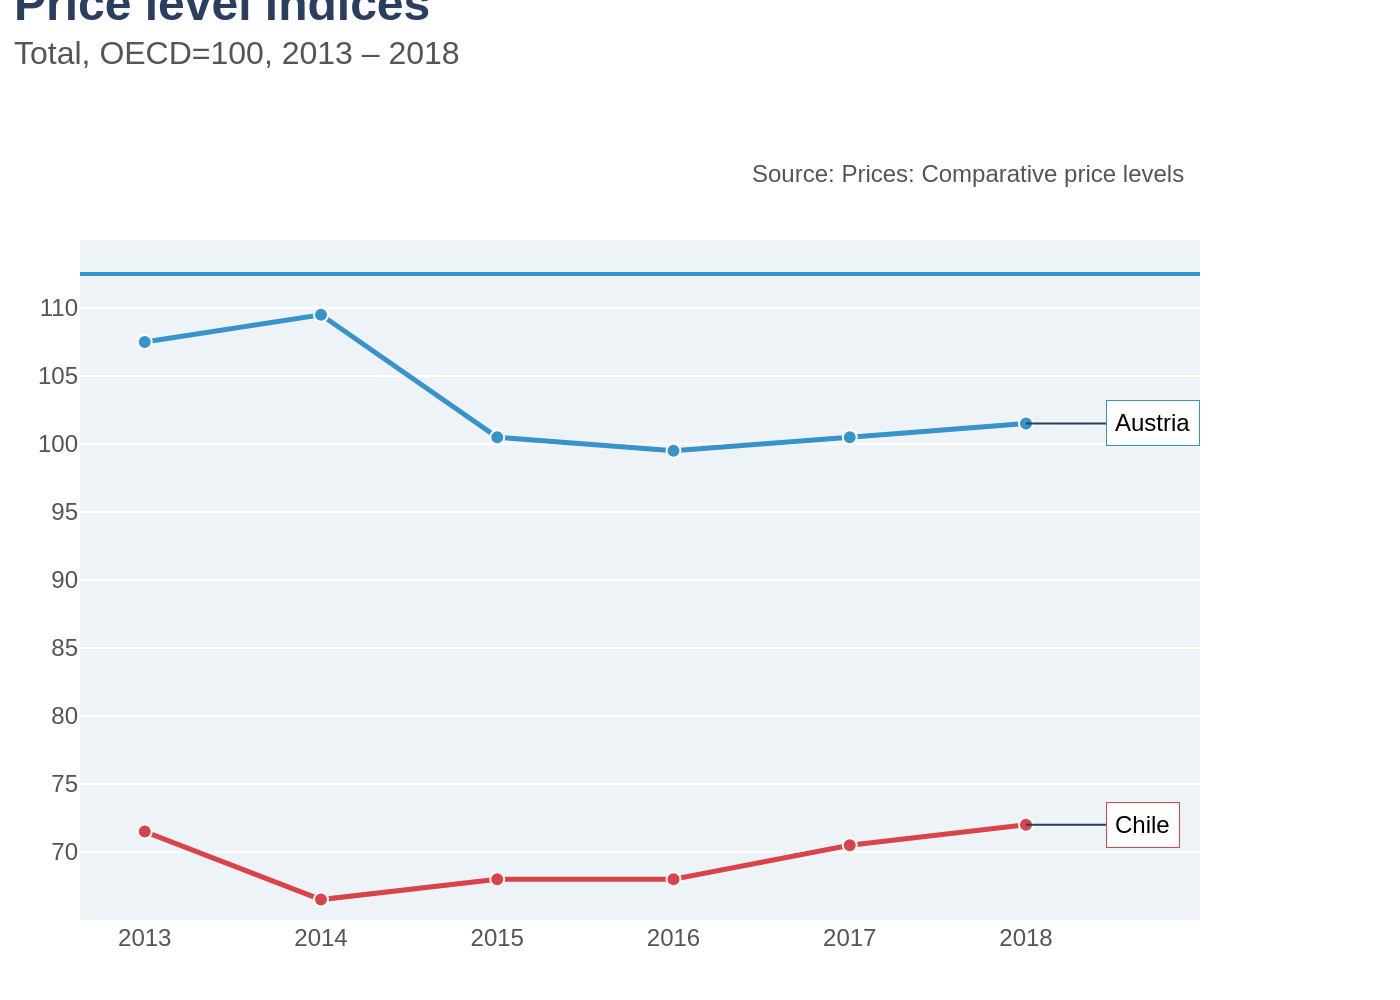

Python code for this plot:
import sys
import json
import pathlib
import plotly.graph_objects as go

if len(sys.argv) != 2:
    print(f"Usage: python {pathlib.Path(__file__).name} <json_file_path>")
    sys.exit(1)

json_file_path = pathlib.Path(sys.argv[1])

if not json_file_path.is_file():
    print(f"Error: File not found at {json_file_path}")
    sys.exit(1)

with open(json_file_path, 'r', encoding='utf-8') as f:
    config = json.load(f)

chart_data = config['chart_data']
texts = config['texts']
colors = config['colors']

fig = go.Figure()

for i, series in enumerate(chart_data):
    fig.add_trace(go.Scatter(
        x=series['x'],
        y=series['y'],
        mode='lines+markers',
        line=dict(color=colors[i], width=2.5),
        marker=dict(color=colors[i], size=7, line=dict(width=1, color='white')),
        name=series['name']
    ))

    fig.add_annotation(
        x=series['x'][-1],
        y=series['y'][-1],
        text=series['name'],
        showarrow=True,
        arrowhead=0,
        ax=40,
        ay=0,
        xanchor="left",
        yanchor="middle",
        font=dict(family="Arial", size=12, color="black"),
        bgcolor="white",
        bordercolor=colors[i],
        borderwidth=0.5,
        borderpad=4
    )


title_text = f"<span style='font-size:24px;'><b>{texts['title']}</b></span><br><span style='font-size:16px;color:#555555'>{texts['subtitle']}</span>"

fig.update_layout(
    title=dict(
        text=title_text,
        x=0.01,
        y=0.98,
        xanchor='left',
        yanchor='top'
    ),
    xaxis=dict(
        title_text=texts.get('x_axis_title'),
        showgrid=False,
        zeroline=False,
        tickfont=dict(size=12, color='#555555')
    ),
    yaxis=dict(
        title_text=texts.get('y_axis_title'),
        showgrid=True,
        gridcolor='white',
        zeroline=False,
        range=[65, 115],
        tickvals=[70, 75, 80, 85, 90, 95, 100, 105, 110],
        tickfont=dict(size=12, color='#555555')
    ),
    font=dict(family="Arial"),
    plot_bgcolor='#eef3f7',
    paper_bgcolor='white',
    showlegend=False,
    margin=dict(l=40, r=100, t=120, b=40)
)


fig.add_shape(
    type="line",
    x0=0, y0=112.5, x1=1, y1=112.5,
    xref="paper", yref="y",
    line=dict(color="#3793cb", width=2)
)

fig.add_annotation(
    text=texts['source'],
    xref="paper", yref="paper",
    x=0.99, y=1.07,
    xanchor='right', yanchor='bottom',
    showarrow=False,
    font=dict(size=12, color="#555555")
)


output_filename = json_file_path.with_suffix(".png").name
fig.write_image(output_filename, scale=2)

print(f"Chart saved as {output_filename}")
